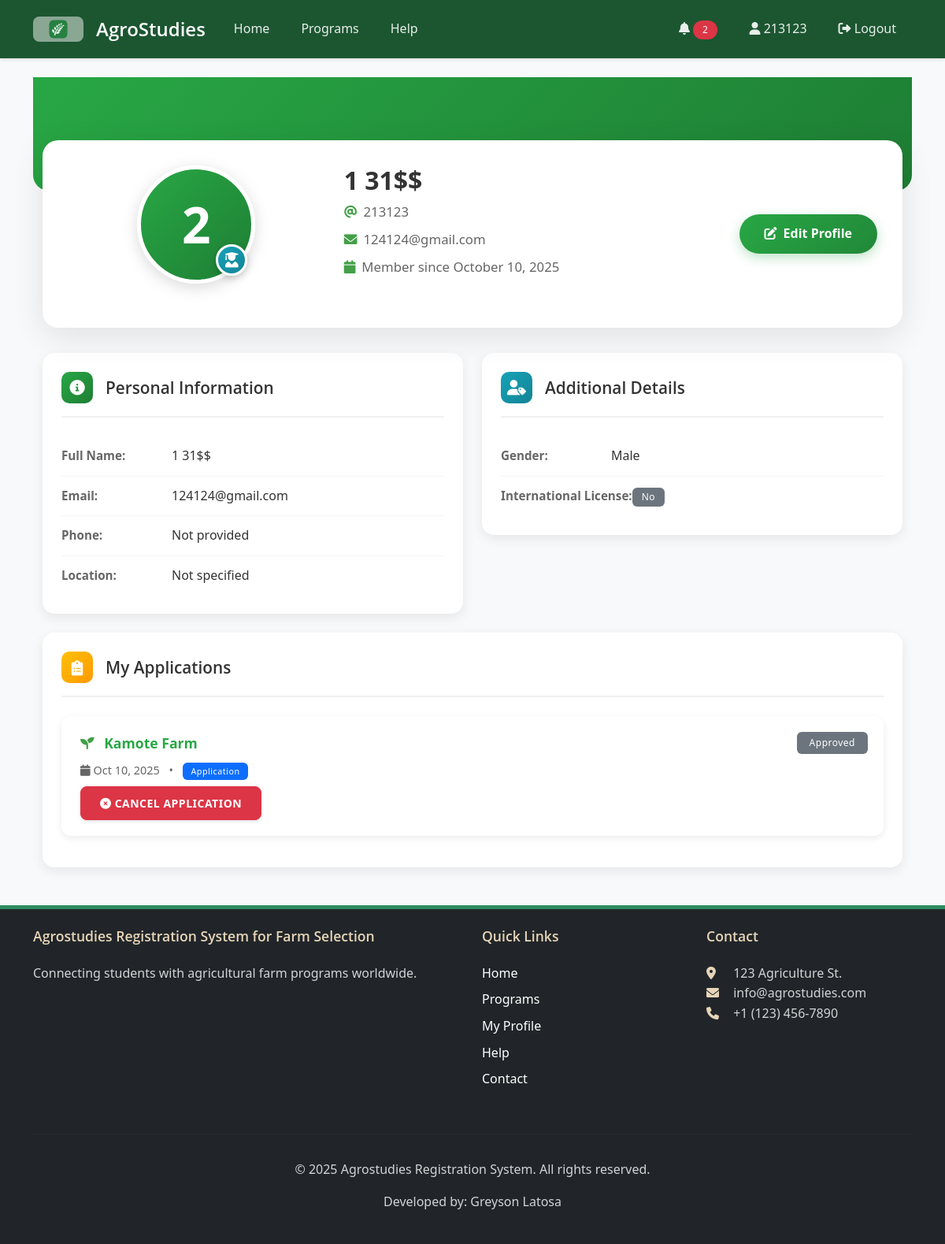
/profile/ (signed in), run on an earlier commit of the app's database.
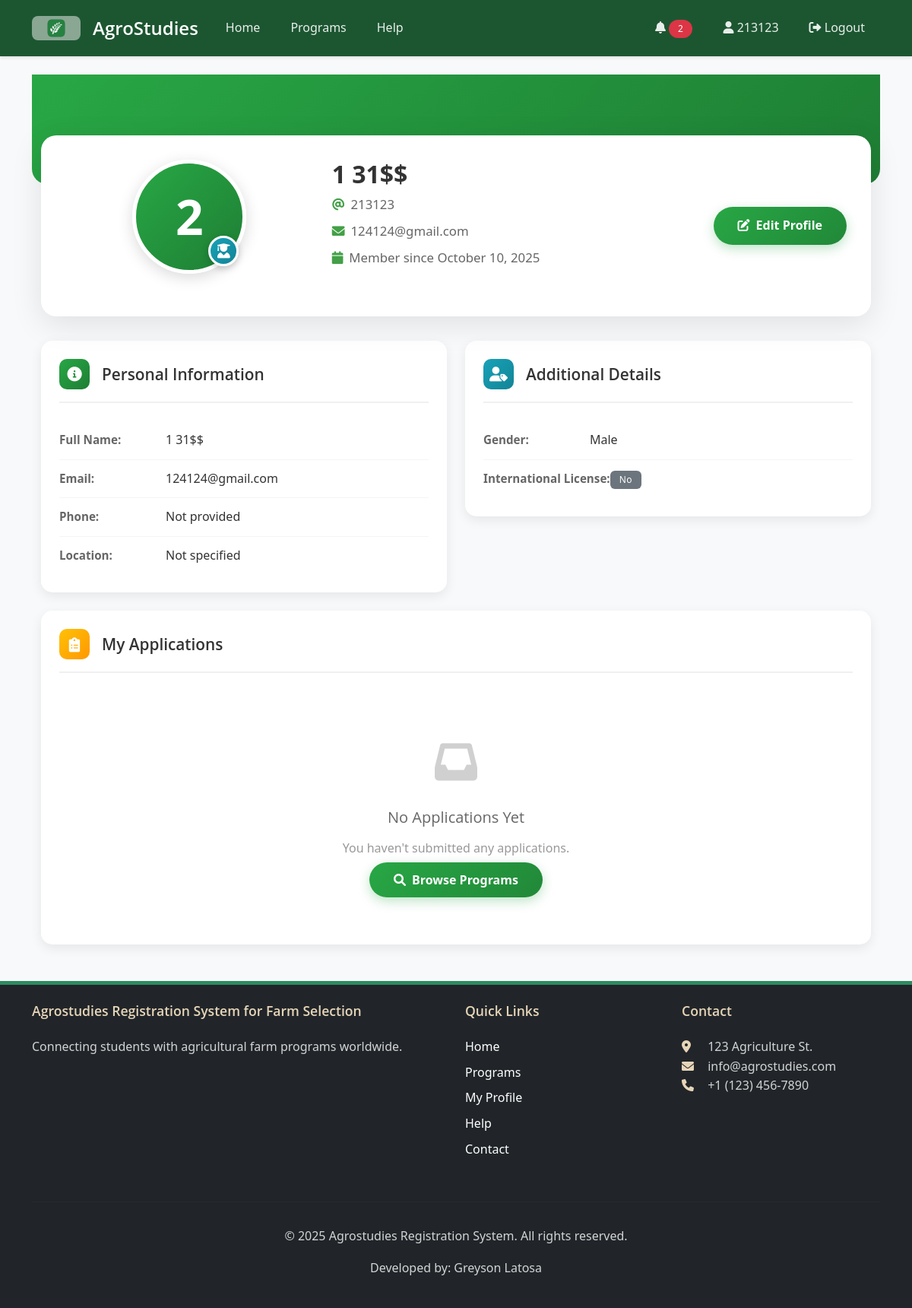
And on a later commit of the database.
### core/models.py (models this page shows, shortened)
class Candidate(models.Model):
    DRAFT = 'Draft'
    NEW = 'New'
    APPROVED = 'Approved'
    REJECTED = 'Rejected'
    STATUS_CHOICES = [
        (DRAFT, 'Draft'),
        (NEW, 'New'),
        (APPROVED, 'Approved'),
        (REJECTED, 'Rejected'),
    ]
    passport_number = models.CharField(max_length=20)
    first_name = models.CharField(max_length=100)
    last_name = models.CharField(max_length=100)
    email = models.EmailField(blank=True, null=True)
    date_of_birth = models.DateField()
    country_of_birth = models.CharField(max_length=100)
    nationality = models.CharField(max_length=100)
    religion = models.CharField(max_length=100, blank=True, null=True)
    father_name = models.CharField(max_length=100, blank=True, null=True)
    mother_name = models.CharField(max_length=100, blank=True, null=True)
    passport_issue_date = models.DateField()
    passport_expiry_date = models.DateField()
    GENDER_CHOICES = [
        ('Male', 'Male'),
        ('Female', 'Female'),
        ('Other', 'Other'),
    ]
    gender = models.CharField(max_length=10, choices=GENDER_CHOICES)
    shoes_size = models.CharField(max_length=10, blank=True, null=True)
    shirt_size = models.CharField(max_length=10, blank=True, null=True)
    university = models.ForeignKey(University, on_delete=models.CASCADE)
    year_graduated = models.IntegerField(blank=True, null=True)
    specialization = models.CharField(max_length=100)
    secondary_specialization = models.CharField(max_length=100, blank=True, null=True)
    SMOKING_CHOICES = [
        ('Never', 'Never'),
        ('Sometimes', 'Sometimes'),
        ('Often', 'Often'),
    ]
    smokes = models.CharField(max_length=10, choices=SMOKING_CHOICES, default='Never')
    program = models.ForeignKey(AgricultureProgram, on_delete=models.SET_NULL, null=True, blank=True, related_name='candidates')
    status = models.CharField(max_length=20, choices=STATUS_CHOICES, default=DRAFT)
    created_at = models.DateTimeField(auto_now_add=True)
    updated_at = models.DateTimeField(auto_now=True)
    passport_scan = models.FileField(upload_to='passports/', blank=True, null=True)
    tor = models.FileField(upload_to='documents/tor/', blank=True, null=True)
    nc2_tesda = models.FileField(upload_to='documents/tesda/', blank=True, null=True)
    diploma = models.FileField(upload_to='documents/diploma/', blank=True, null=True)
    good_moral = models.FileField(upload_to='documents/moral/', blank=True, null=True)
    nbi_clearance = models.FileField(upload_to='documents/nbi/', blank=True, null=True)
    created_by = models.ForeignKey(User, on_delete=models.CASCADE, related_name='created_candidates')
    class Meta:
        unique_together = ('passport_number', 'university')

class AgricultureProgram(models.Model):
    title = models.CharField(max_length=200)
    description = models.TextField()
    start_date = models.DateField()
    location = models.CharField(max_length=100)
    capacity = models.PositiveIntegerField()
    image = models.ImageField(upload_to='program_images/', blank=True, null=True, help_text='Program/Farm image')
    is_featured = models.BooleanField(default=False, help_text='Display on landing page as featured program')
    created_at = models.DateTimeField(auto_now_add=True)
    updated_at = models.DateTimeField(auto_now=True)
    GENDER_REQUIREMENT_CHOICES = [
        ('Any', 'Any'),
        ('Male', 'Male Only'),
        ('Female', 'Female Only'),
    ]
    required_gender = models.CharField(max_length=10, choices=GENDER_REQUIREMENT_CHOICES, default='Any')
    requires_license = models.BooleanField(default=False, verbose_name="Requires International Driver's License")
    class Meta:
        ordering = ['-is_featured', '-created_at']

### core/views.py (the view)
# urls.py: path('profile/', views.profile, name='profile'),
@login_required
def profile(request):
    form_with_errors = False
    if request.method == 'POST':
        u_form = UserUpdateForm(request.POST, instance=request.user)
        p_form = ProfileUpdateForm(request.POST, request.FILES, instance=request.user.profile)
        if u_form.is_valid() and p_form.is_valid():
            if 'delete_image' in request.POST and request.user.profile.profile_image:
                old_image = request.user.profile.profile_image.path
                request.user.profile.profile_image = None
                if os.path.exists(old_image):
                    os.remove(old_image)
            u_form.save()
            p_form.save()
            messages.success(request, 'Your profile has been updated!')
            try:
                candidate_qs = Candidate.objects.filter(Q(created_by=request.user) | Q(email=request.user.email))
                if candidate_qs.exists():
                    candidate_qs.update(
                        first_name=request.user.first_name,
                        last_name=request.user.last_name,
                        email=request.user.email,
                        father_name=request.user.profile.father_name,
                        mother_name=request.user.profile.mother_name,
                        date_of_birth=request.user.profile.date_of_birth,
                        gender=request.user.profile.gender,
                        country_of_birth=request.user.profile.country_of_birth,
                        nationality=request.user.profile.nationality,
                        religion=request.user.profile.religion,
                    )
            except Exception as e:
                logger.exception(f"Failed to sync candidate data for user {request.user.id}: {e}")
                pass
            Notification.add_notification(
                request.user,
                "Your profile has been successfully updated.",
                Notification.SUCCESS
            )
            return redirect('profile')
        else:
            form_with_errors = True
    else:
        u_form = UserUpdateForm(instance=request.user)
        p_form = ProfileUpdateForm(instance=request.user.profile)
    registrations = Registration.objects.filter(user=request.user).order_by('-registration_date')
    candidate_apps = Candidate.objects.filter(Q(created_by=request.user) | Q(email=request.user.email)).order_by('-created_at')
    context = {
        'u_form': u_form,
        'p_form': p_form,
        'registrations': registrations,
        'candidate_apps': candidate_apps,
        'form_with_errors': form_with_errors
    }
    return render(request, 'profile.html', context)

### core/context_processors.py (called while the page is built)
def notification_count(request):
    if request.user.is_authenticated:
        unread_count = Notification.objects.filter(user=request.user, read=False).count()
        return {
            'unread_notifications_count': unread_count
        }
    return {
        'unread_notifications_count': 0
    }

### templates/profile.html (shortened to what the changed rows need)
{% extends 'base.html' %}
{% block content %}
<div class="container">
    <div class="profile-card-main">
        <div class="row">
            <div class="col-md-5">
                <h1 class="profile-name">{{ user.first_name }} {{ user.last_name }}</h1>
            </div>
        </div>
    </div>
    {% if not user.is_staff %}
    <div class="info-card">
        {% if registrations or candidate_apps %}
            {% for cand in candidate_apps %}
            <div class="application-card">
                <div class="d-flex justify-content-between align-items-start">
                    <div class="flex-grow-1">
                        <div class="application-program">
                            <i class="fas fa-seedling text-success me-2"></i>
                            {% if cand.program %}
                                <a href="{% url 'program_detail' cand.program.id %}">{{ cand.program.title }}</a>
                            {% else %}
                                <em>Unassigned program</em>
                            {% endif %}
                        </div>
                        <div class="application-meta">
                            <i class="fas fa-calendar me-1"></i>{{ cand.created_at|date:"M d, Y" }}
                            <span class="mx-2">•</span>
                            <span class="badge bg-primary">Application</span>
                            <div class="mt-2">
                                <a href="{% url 'cancel_application' cand.id %}" class="btn btn-danger btn-sm">
                                    <i class="fas fa-times-circle"></i> Cancel Application
                                </a>
                            </div>
                        </div>
                    </div>
                    <div>
                        <span class="badge bg-secondary px-3 py-2">{{ cand.status }}</span>
                    </div>
                </div>
            </div>
            {% endfor %}
        {% else %}
            <div class="empty-state">
                <div class="empty-icon">
                    <i class="fas fa-inbox"></i>
                </div>
                <h5>No Applications Yet</h5>
                <p>You haven't submitted any applications.</p>
                <a href="{% url 'program_list' %}" class="btn-edit-profile mt-3">
                    <i class="fas fa-search me-2"></i>Browse Programs
                </a>
            </div>
        {% endif %}
    </div>
    {% endif %}
</div>
{% endblock %}

What changed in the data, as far as the page shows it:
removed Candidate: program "Kamote Farm", created_at "Oct 10, 2025", status "Approved"
Also different on the page:
text now shown: "No Applications Yet You haven't submitted any applications. Browse Programs"
